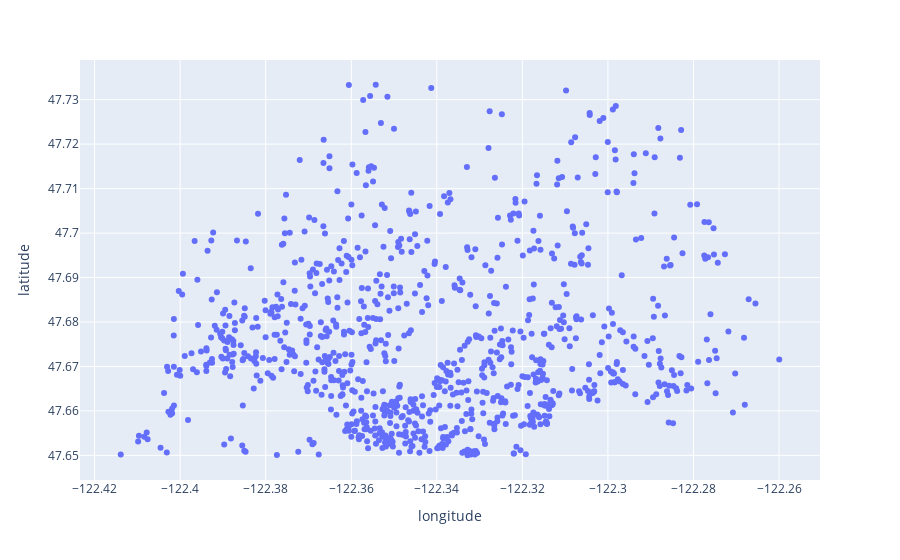

The code cell stored with this chart in its notebook:
### Code cell
norte = true_location[(true_location["latitude"]>47.65)]
norte.plot.scatter("longitude", "latitude", s=1, c="available")

### Figure 1 — Plotly figure (JSON) as saved in the notebook; plotly's stock layout.template omitted (floating-point values rounded to 4 significant figures; data arrays with more than 128 entries replaced by an {"elided": "..."} marker saying what was removed)
{"data": [{"hovertemplate": "longitude=%{x}<br>latitude=%{y}<extra></extra>", "legendgroup": "", "marker": {"color": "#636efa", "symbol": "circle"}, "mode": "markers", "name": "", "orientation": "v", "showlegend": false, "type": "scatter", "x": {"elided": "955 float values"}, "xaxis": "x", "y": {"elided": "955 float values"}, "yaxis": "y"}], "layout": {"legend": {"tracegroupgap": 0}, "margin": {"t": 60}, "xaxis": {"anchor": "y", "domain": [0, 1], "title": {"text": "longitude"}}, "yaxis": {"anchor": "x", "domain": [0, 1], "title": {"text": "latitude"}}}}
